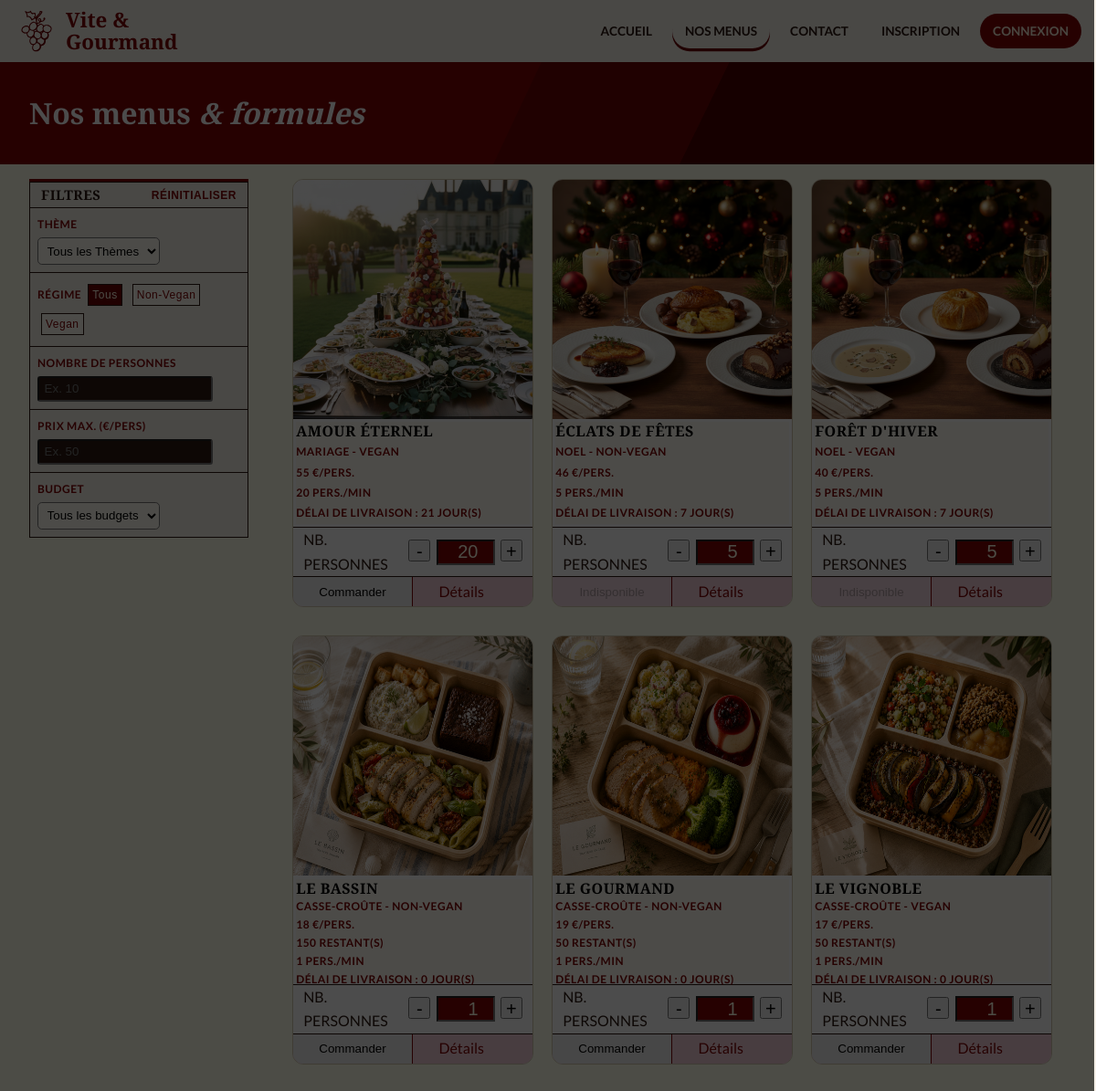
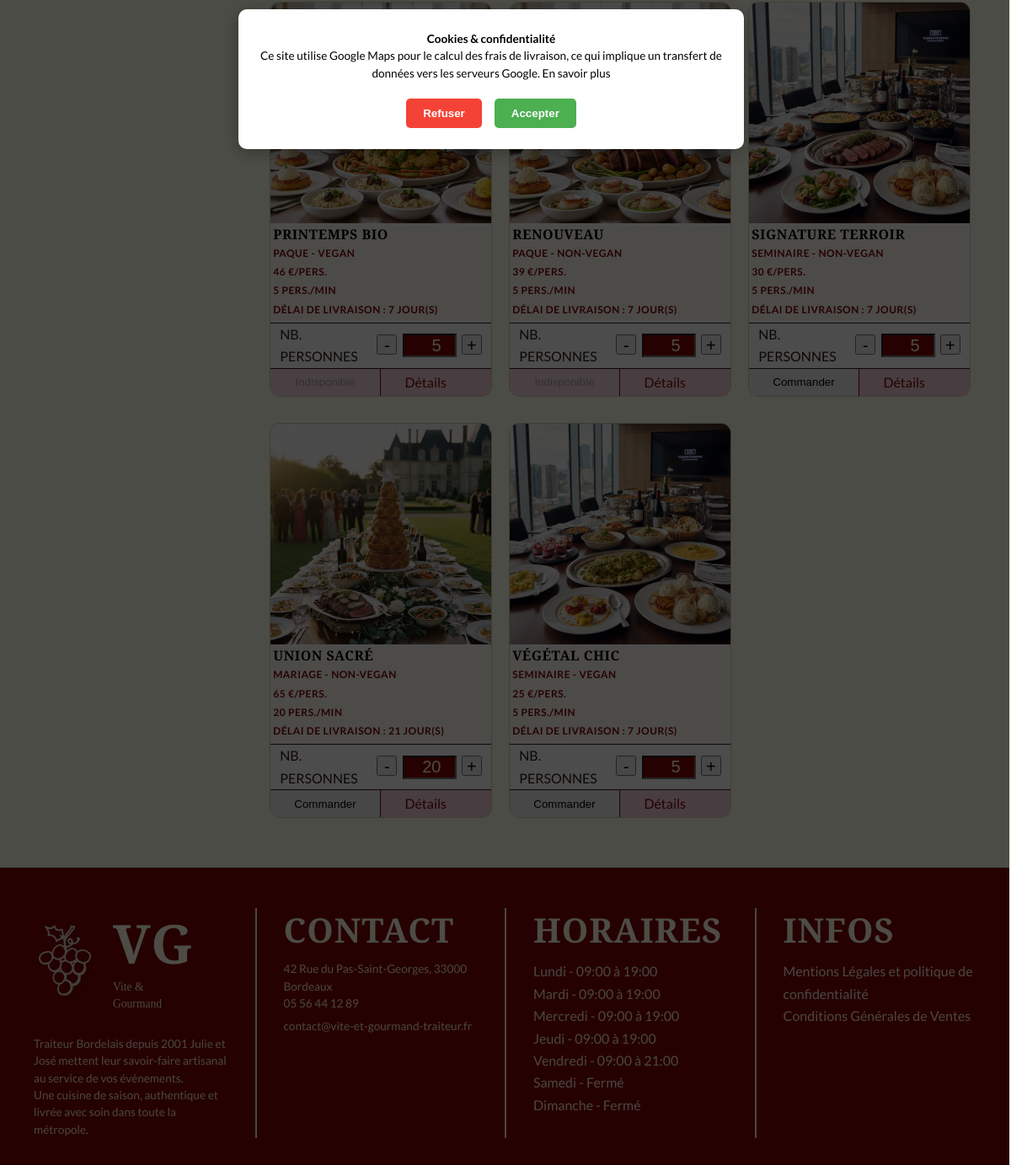
The app's page /nos-menus.php with its own data (2 pictures, top to bottom).
### tables this page shows
CREATE TABLE `menu` (
  `Id_menu` int NOT NULL,
  `menu_nom` varchar(100) NOT NULL,
  `theme` varchar(100) NOT NULL,
  `regime` varchar(100) NOT NULL,
  `nb_perso_min` int DEFAULT NULL,
  `nb_perso_max` int DEFAULT NULL,
  `prix_menu` decimal(10,0) NOT NULL,
  `entree` text NOT NULL,
  `plat` text NOT NULL,
  `dessert` text NOT NULL,
  `boisson` text,
  `allergene` text,
  `description` text,
  `entree_description` text,
  `plat_description` text,
  `dessert_description` text,
  `boisson_description` text,
  `img_menu` varchar(255) DEFAULT NULL,
  `link` varchar(100) DEFAULT NULL,
  `description_info` text,
  `img_uploaded` varchar(255) DEFAULT NULL,
  `actif` tinyint(1) NOT NULL DEFAULT '1',
  `quantite_restante` int DEFAULT NULL,
  `conditions` text,
  `mois_debut` int DEFAULT NULL,
  `mois_fin` int DEFAULT NULL,
  `delai_commande_jours` int DEFAULT NULL
);

CREATE TABLE `horaires` (
  `Id_horaire` int NOT NULL,
  `jour` varchar(20) NOT NULL,
  `ouverture_matin` time DEFAULT NULL,
  `fermeture_matin` time DEFAULT NULL,
  `ouverture_apm` time DEFAULT NULL,
  `fermeture_apm` time DEFAULT NULL,
  `ferme` tinyint(1) NOT NULL DEFAULT '0'
);

### classes/Repository/MenuRepository.php (called while the page is built, shortened)
<?php
require_once __DIR__ . '/../Entity/MenuEntity.php';
class MenuRepository {
    private PDO $pdo;
    public function __construct(PDO $pdo) {
        $this->pdo = $pdo;
    }
    private function hydrateAll(array|false|null $rows): array {
    return array_map(fn($row) => new Menu($row), $rows);
}
    public function findAll(bool $actifOnly = true): array {
        $sql = "SELECT * FROM menu";
        if ($actifOnly) $sql .= " WHERE actif = 1";
        $sql .= " ORDER BY menu_nom ASC";
        $stmt = $this->pdo->query($sql);
        return $this->hydrateAll($stmt->fetchAll());
    }
}

### classes/Entity/MenuEntity.php (called while the page is built, shortened)
<?php
class Menu {
    private string $menu_nom;
    private float $prix_menu;
    private int $nb_perso_min;
    private ?string $img_menu;
    private ?int $quantite_restante;
    private ?string $regime;
    private ?string $theme;
    private ?string $link;
    private ?int $mois_debut;
    private ?int $mois_fin;
    private ?int $delai_commande;
    public function __construct(array $data) {
        $this->menu_nom          = $data['menu_nom'];
        $this->prix_menu         = (float)$data['prix_menu'];
        $this->nb_perso_min      = (int)$data['nb_perso_min'];
        $this->quantite_restante = isset($data['quantite_restante']) ? (int)$data['quantite_restante'] : null;
        $this->img_menu       = $data['img_menu'] ?? null;
        $this->regime            = $data['regime'] ?? null;
        $this->theme             = $data['theme'] ?? null;
        $this->link              = $data['link'] ?? null;
        $this->mois_debut         = $data['mois_debut'] ??  null;
        $this->mois_fin           = $data['mois_fin'] ?? null;
        $this->delai_commande      = $data['delai_commande_jours'] ?? null;
        }
    public function getNom(): string         { return $this->menu_nom; }
    public function getPrix(): float         { return $this->prix_menu; }
    public function getNbPersoMin(): int     { return $this->nb_perso_min; }
    public function getStock(): ?int         { return $this->quantite_restante; }
    public function getRegime(): ?string     { return $this->regime; }
    public function getTheme(): ?string      { return $this->theme; }
    public function getLink(): ?string       { return $this->link; }
    public function getMoisDebut(): ?int     { return $this->mois_debut; }
    public function getMoisFin(): ?int     { return $this->mois_fin; }
    public function getDelaiCommande(): ?int     { return $this->delai_commande; }
    public function getImgMenuUrl(): string{
        $img = $this ->img_menu ?? '';
        return pathinfo($img, PATHINFO_EXTENSION) ? $img : $img .'.png';
    }
    }

### nos-menus.php (the view, shortened to what this page needs)
<?php
$activePage = 'Nos Menus';
require_once __DIR__ . '/login.php';
require_once __DIR__ . '/classes/Repository/MenuRepository.php';
$menuRepository = new MenuRepository($pdo);
$menus = $menuRepository->findAll();
?>
<!DOCTYPE html>
<html lang="fr">
    <?php include __DIR__ . '/includes/head.php'; ?>
    <body>
    <?php include __DIR__ . '/includes/header.php'; ?>
        <div class="nos-menus-banner">
            <div class="nos-menus-banner_dark_diag"></div>
            <div class="nos-menus-banner_text">
                <h1>Nos menus <em>& formules</em></h1>
            </div>
        </div>
    <main>
        <div class="page-menu-wrapper">
            <section class="filters-sidebar">
                <div class="sidebar-wrapper">
                    <div class="filter-name">
                        <h3>Filtres</h3>
                        <button type="button" class="filter-reset">Réinitialiser</button>
                    </div>
                    <div class="filter">
                        <label for="select-theme">THÈME</label>
                        <select name="theme" id="select-theme">
                            <option value="">Tous les Thèmes</option>
                        </select>
                    </div>
                    <div class="filter" id="tags-regime">
                        <label for="regime">RÉGIME</label>
                        <button type="button" class="tag on" data-value="">Tous</button>
                        <button type="button" class="tag" data-value="non-vegan">Non-Vegan</button>
                        <button type="button" class="tag" data-value="vegan">Vegan</button>
                    </div>
                    <div class="filter">
                        <label for="select-nb-personnes">NOMBRE DE PERSONNES</label>
                        <input type="number" class="counter-val" name="nb-personnes" id="select-nb-personnes" placeholder="Ex. 10">
                    </div>
                    <div class="filter">
                        <label for="select-prix">PRIX MAX. (€/pers)</label>
                        <input type="number" class="counter-val" name="prix-max" id="select-prix" placeholder="Ex. 50">
                    </div>
                    <div class="filter">
                        <label for="select-price-fork">Budget</label>
                        <select name="theme" id="select-price-fork">
                            <option value="">Tous les budgets</option>
                        </select>
                    </div>
                </div>
            </section>
            <section class="menu-grid">
                <?php foreach ($menus as $menu): ?>
                   <?php
                        $moisActuel = (int)date('m');
                        $disponibleSaison = $moisActuel >= $menu->getMoisDebut() && $moisActuel <= $menu->getMoisFin();
                        $stockDisponible = $menu->getStock() === null || $menu->getStock() >= $menu->getNbPersoMin();
                    ?>
                <article class="menu-card"
                    data-regime="<?= htmlspecialchars($menu->getRegime()) ?>"
                    data-theme="<?= htmlspecialchars($menu->getTheme()) ?>"
                    data-prix="<?= $menu->getPrix() ?>"
                    data-nb-max="<?= $menu->getNbPersoMin() ?>">
                    <picture>
                        <img src="./Images/<?= $menu->getImgMenuUrl() ?>" alt="<?= htmlspecialchars($menu->getNom()) ?>">
                    </picture>
                    <div class="info-menu">
                        <h3><?= htmlspecialchars($menu->getNom()) ?></h3>
                        <span><?= $menu->getTheme() ?> - <?= $menu->getRegime() ?></span>
                        <span><?= $menu->getPrix() ?> €/PERS.</span>
                        <?php if ($menu->getTheme() === 'casse-croûte' && $menu->getStock() !== null): ?>
                            <span class="menu-stock <?= $menu->getStock() <= 3 ? 'stock-low' : '' ?>">
                            <?= $menu->getStock() > 0
                            ? $menu->getStock() . ' restant(s)'
                            : 'Épuisé' ?>
                            </span>
                        <?php endif; ?>
                        <span><?= $menu->getNbPersoMin() ?> PERS./min</span>
                        <?php if ($menu->getDelaiCommande() !== null): ?>
                            <span class="menu-condition">Délai de livraison : <?= $menu->getDelaiCommande() ?> jour(s)</span>
                        <?php endif; ?>
                    </div>
                    <div>
                        <form action="./achat.php" method="POST" class="form-menu-order" data-stock="<?= $menu->getStock() ?? '' ?>">
                            <div class="menu-card-footer">
                                <div class="nb-person">
                                    <span>NB.<br>PERSONNES</span>
                                    <div class="input-nb-person">
                                        <button type="button" class="counter-btn" onclick="change(this, -1)" aria-label="Diminuer le nombre de personnes">-</button>
                                        <input type="number" class="counter-val" name="nb_pers" value="<?= $menu->getNbPersoMin() ?>" min="<?= $menu->getNbPersoMin() ?? 1 ?>" <?= $menu->getStock() !== null ? 'max="' . $menu->getStock() . '"' : '' ?> required>
                                        <button type="button" class="counter-btn" onclick="change(this, 1)" aria-label="Augmenter le nombre de personnes">+</button>
                                    </div>
                                </div>
                                <div class="btn-footer-card-menu">
                                    <?php
                                            if ($disponibleSaison && $stockDisponible): ?>
                                                <button type="submit" class="btn-direct-order">Commander</button>
                                            <?php elseif (!$stockDisponible): ?>
                                                <button type="button" class="btn-direct-order" disabled>Épuisé</button>
                                            <?php else: ?>
                                                <button type="button" class="btn-direct-order" disabled>Indisponible</button>
                                    <?php endif;?>
                                    <a href="./data/menu-detail.php?id=<?= $menu->getLink() ?>" class="btn-details">Détails</a>
                                </div>
                            </div>
                        </form>
                    </div>
                </article>
                <?php endforeach; ?>
            </section>
            </div>
    </main>
    <?php include __DIR__ . '/includes/footer.php'; ?>
    </body>
</html>

### includes/head.php (shortened to what this page needs)
<head>
    <link href="<?= BASE_URL ?>/css/style.css" rel="stylesheet" type="text/css">
</head>

### includes/header.php (shortened to what this page needs)
<header>
            <div class="nav-bar">
                <div id="logo">
                <a href="<?= BASE_URL ?>/index.php"> <img src='<?= BASE_URL ?>/Images/Logo_bordeaux.svg' class="logo-img" alt='Logo Vite & Gourmand'>
                <span class="long-logo">Vite & Gourmand</span></a>
                </div>
                <nav class="nav-menu">
                    <ul class="nav-list">
                        <li> <a href="<?= BASE_URL ?>/index.php" class="<?php echo $activePage ==='Accueil' ? 'nav-active' : '' ;?>" >Accueil</a></li>
                        <li> <a href="<?= BASE_URL ?>/nos-menus.php" class="<?php echo $activePage ==='Nos Menus' ? 'nav-active' : '' ;?>">Nos Menus</a></li>
                        <li> <a href="<?= BASE_URL ?>/contact.php" class="<?php echo $activePage ==='Contact' ? 'nav-active' : '' ;?>" >Contact</a></li>
                        <?php if(isset($_SESSION['user_id'])) : ?>
                            <?php if($_SESSION['role'] === 'admin') : ?>
                                <li> <a href="<?= BASE_URL ?>/espace-admin.php" class="<?php echo $activePage ==='espace admin' ? 'nav-active' : '' ;?>">Espace Admin</a></li>
                            <?php elseif ($_SESSION['role'] === 'employe') : ?>
                                <li> <a href="<?= BASE_URL ?>/espace-employe.php" class="<?php echo $activePage ==='espace employe' ? 'nav-active' : '' ;?>">Espace Employé</a></li>
                            <?php else :?>
                                <li> <a href="<?= BASE_URL ?>/espace-client.php" class="<?php echo $activePage ==='espace client' ? 'nav-active' : '' ;?>">Mon Compte</a></li>
                            <?php endif; ?>
                            <li> <a href="<?= BASE_URL ?>/deconnexion.php" class="<?php echo $activePage ==='Déconnexion' ? 'nav-active' : '' ;?>">Déconnexion</a></li>
                        <?php  else: ?>
                                <li> <a href="<?= BASE_URL ?>/inscription.php" class="<?php echo $activePage ==='Inscription' ? 'nav-active' : '' ;?>">Inscription</a></li>
                                <li> <a href="<?= BASE_URL ?>/connexion.php" class="<?php echo $activePage ==='Connexion' ? 'nav-active' : '' ;?>" id="login">Connexion</a></li>
                        <?php endif; ?>
                    </ul>
                </nav>
            </div>
        </header>

### includes/footer.php (shortened to what this page needs)
<footer>
    <div id="cookie-overlay" class="cookie-overlay">
                <div class="cookie-banner">
                    <p>
                        <strong> Cookies & confidentialité</strong><br>
                        Ce site utilise Google Maps pour le calcul des frais de livraison,
                        ce qui implique un transfert de données vers les serveurs Google.
                        <a href="<?= BASE_URL ?>/mentions.php" target="_blank" aria-label="s'ouvre les mentions légales dans un nouvel onglet">En savoir plus</a>
                    </p>
                    <div class="cookie-buttons">
                        <button id="refuse-cookies" class="btn-cookie-refuse">Refuser</button>
                        <button id="accept-cookies" class="btn-cookie-accept">Accepter</button>
                    </div>
                </div>
            </div>
            <div>
                <div class="footer-logo-group">
                    <img src="<?= BASE_URL ?>/Images/Logo_beige_final_v2.svg" class="footer-logo" alt="Logo Vite & Gourmand">
                    <div class="footer-logo-text">
                        <h3>VG</h3>
                        <p>Vite & Gourmand</p>
                    </div>
                </div>
                <br>
                <p>Traiteur Bordelais depuis 2001 Julie et José mettent leur savoir-faire artisanal au service de vos événements. <br> Une cuisine de saison, authentique et livrée avec soin dans toute la métropole.</p>
            </div>
            <address>
                <h3> CONTACT </h3>
                <?php
                $stmt_info = $pdo->query("SELECT * FROM renseignement ");
                $informations = $stmt_info->fetch();
                ?>
                <p><?= $informations['adresse'] ?? '42 Rue du Pas-Saint-Georges, 33000 Bordeaux' ?></p>
                <ul>
                    <li><?php echo $informations['telephone'] ?? '05 56 44 12 89' ; ?></li>
                    <li><a href="mailto:contact@vite-et-gourmand-traiteur.fr"><?php echo $informations['email'] ?? 'contact@vite-et-gourmand-traiteur.fr' ; ?></a></li>
                </ul>
            </address>
            <div>
                <h3>HORAIRES</h3>
                <ul>
                    <?php
                        $stmt_h = $pdo->query("SELECT * FROM horaires ORDER BY Id_horaire ASC");
                        $horaires_footer = $stmt_h->fetchAll();
                    ?>
                    <?php foreach ($horaires_footer as $h): ?>
                        <?php if (!$h['ferme']):; ?>
                            <li> <?= htmlspecialchars($h['jour']) ?> - <?= substr($h['ouverture_matin'], 0, 5) ?> à <?= substr($h['fermeture_apm'], 0, 5) ?></li>
                        <?php else: ?>
                            <li> <?= htmlspecialchars($h['jour']) ?> - Fermé</li>
                        <?php endif; ?>
                    <?php endforeach; ?>
                </ul>
                    </div>
            <div>
                <h3>INFOS</h3>
                <a href="<?= BASE_URL ?>/mentions.php"> Mentions Légales et politique de confidentialité</a>
                <br>
                <a href="<?= BASE_URL ?>/CGV.php"> Conditions Générales de Ventes </a>
            </div>
        </footer>

### records on screen
menu: img_menu (picture), menu_nom "AMOUR ÉTERNEL", theme "MARIAGE", regime "VEGAN", prix_menu "55", nb_perso_min "20", delai_commande_jours "21", nb_pers "20", mois_debut "Commander"
menu: img_menu (picture), menu_nom "ÉCLATS DE FÊTES", theme "NOEL", regime "NON-VEGAN", prix_menu "46", nb_perso_min "5", delai_commande_jours "7", nb_pers "5"
menu: img_menu (picture), menu_nom "FORÊT D'HIVER", theme "NOEL", regime "VEGAN", prix_menu "40", nb_perso_min "5", delai_commande_jours "7", nb_pers "5"
menu: img_menu (picture), menu_nom "LE BASSIN", theme "CASSE-CROÛTE", regime "NON-VEGAN", prix_menu "18", quantite_restante "150", nb_perso_min "1", delai_commande_jours "0", nb_pers "1", mois_debut "Commander"
menu: img_menu (picture), menu_nom "LE GOURMAND", theme "CASSE-CROÛTE", regime "NON-VEGAN", prix_menu "19", quantite_restante "50", nb_perso_min "1", delai_commande_jours "0", nb_pers "1", mois_debut "Commander"
menu: img_menu (picture), menu_nom "LE VIGNOBLE", theme "CASSE-CROÛTE", regime "VEGAN", prix_menu "17", quantite_restante "50", nb_perso_min "1", delai_commande_jours "0", nb_pers "1", mois_debut "Commander"
menu: menu_nom "PRINTEMPS BIO", theme "PAQUE", regime "VEGAN", prix_menu "46", nb_perso_min "5", delai_commande_jours "7", nb_pers "5"
menu: menu_nom "RENOUVEAU", theme "PAQUE", regime "NON-VEGAN", prix_menu "39", nb_perso_min "5", delai_commande_jours "7", nb_pers "5"
menu: img_menu (picture), menu_nom "SIGNATURE TERROIR", theme "SEMINAIRE", regime "NON-VEGAN", prix_menu "30", nb_perso_min "5", delai_commande_jours "7", nb_pers "5", mois_debut "Commander"
menu: img_menu (picture), menu_nom "UNION SACRÉ", theme "MARIAGE", regime "NON-VEGAN", prix_menu "65", nb_perso_min "20", delai_commande_jours "21", nb_pers "20", mois_debut "Commander"
menu: img_menu (picture), menu_nom "VÉGÉTAL CHIC", theme "SEMINAIRE", regime "VEGAN", prix_menu "25", nb_perso_min "5", delai_commande_jours "7", nb_pers "5", mois_debut "Commander"
horaires: jour "Lundi", ouverture_matin "09:00", fermeture_apm "19:00"
horaires: jour "Mardi", ouverture_matin "09:00", fermeture_apm "19:00"
horaires: jour "Mercredi", ouverture_matin "09:00", fermeture_apm "19:00"
horaires: jour "Jeudi", ouverture_matin "09:00", fermeture_apm "19:00"
horaires: jour "Vendredi", ouverture_matin "09:00", fermeture_apm "21:00"
horaires: jour "Samedi"
horaires: jour "Dimanche"

### other values on screen
$informations['adresse'] "42 Rue du Pas-Saint-Georges, 33000 Bordeaux"
$informations['telephone'] "05 56 44 12 89"
$informations['email'] "contact@vite-et-gourmand-traiteur.fr"
